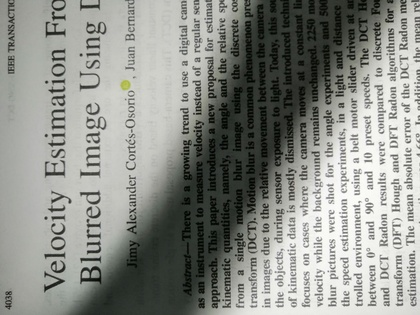
%> input picture umbralization/papel.jpg, 420 x 315 px, shrunk from 3264 x 2448 before the run
$ octave umbraliaciones.m   (GNU Octave 9; MATLAB toolbox functions it lacks are replaced by stand-ins)
%> lines starting %> are read from the running program, lines starting %| are printed output that depends on the picture; in (x1, y1, x2, y2) boxes, pixels count from 0 and x2, y2 are one past the last pixel; in counts of white or black regions, pixels touching at a corner belong together; the program's own positions count from 1
clc
clear all
RGB=imread('papel.jpg');
%> RGB is the input picture: size 315x420x3 uint8; mean R, G, B 141.8, 144, 138.4
[r,g,b]=imsplit(RGB);
r=fliplr(r');
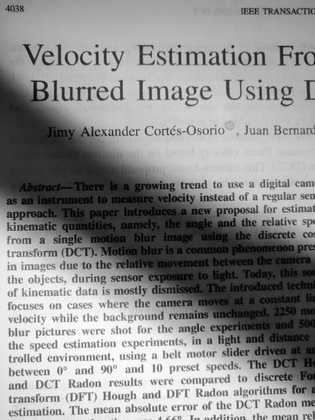
%> r: size 420x315 uint8; min 0, max 255, mean 141.8; mean of the top-left, top-right, bottom-left and bottom-right quarters 119.4, 170.6, 174.6, 102.7
step=8;
r=r(1:step:end,1:step:end);
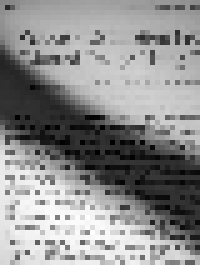
%> r: size 53x40 uint8 (shown 5 times larger); min 0, max 255, mean 141.3
% [11 lines of commented-out code are left out]
padr=double(padarray(r,[1 1],'replicate'));
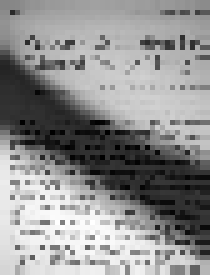
%> padr: size 55x42 double (shown 5 times larger); min 0, max 255, mean 142.5
[filas,cols]=size(r);
%> filas = 53; cols = 40
T=zeros(filas+2,cols+2);

n=15;
m=15;

IniC=(m+1)/2;
IniF=(n+1)/2;
FinC=IniC-1;
FinF=IniF-1;
Ks=0.2;
Rs=128;

for i=IniF:filas-(FinF)
    for j=IniC:cols-(FinC)
        W=padr(i-FinF:i+FinF,j-FinC:j+FinC);
        % [4 lines of commented-out code are left out]
        T(i,j)=mean(W(:))*(1+Ks*(std((W(:)))/Rs-1));
    end
end
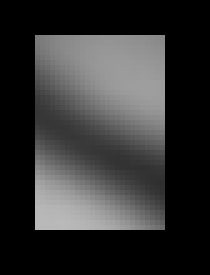
%> T: size 55x42 double (shown 5 times larger); min 0, max 185.6, mean 50.9

bw=padr>=T;
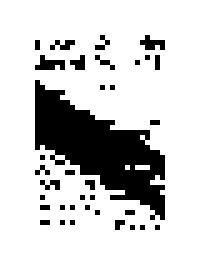
%> bw: size 55x42 logical (shown 5 times larger); 82% white; 35 black regions (34 under 20 px), largest, box (x1, y1, x2, y2) and area: (7, 16, 33, 44) 329

figure(3)
imshow(bw)

$ run again, with umbralization/cartagena.jpg copied over umbralization/papel.jpg
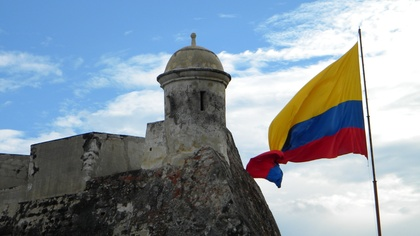
%> input picture umbralization/cartagena.jpg, 420 x 236 px, shrunk from 3584 x 2016 before the run
%> RGB is the input picture: size 236x420x3 uint8; mean R, G, B 137.3, 150.4, 161.8
%> `r=fliplr(r');`:
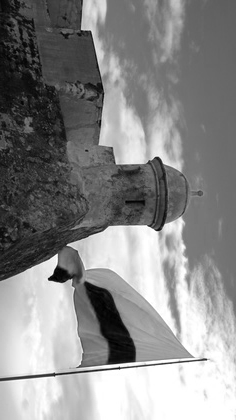
%> r: size 420x236 uint8; min 0, max 255, mean 137.3; mean of the top-left, top-right, bottom-left and bottom-right quarters 74.2, 121.7, 159.7, 193.7
%> `bw=padr>=T;`:
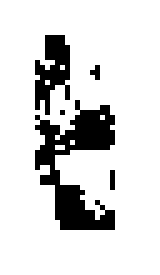
%> bw: size 55x32 logical (shown 5 times larger); 84.7% white; 5 black regions (3 under 20 px), largest, box (x1, y1, x2, y2) and area: (7, 20, 23, 46) 193, (7, 7, 14, 23) 68

$ run again, with umbralization/dibujo.jpg copied over umbralization/papel.jpg
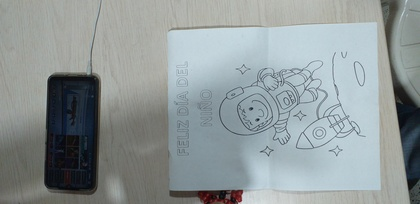
%> input picture umbralization/dibujo.jpg, 420 x 204 px, shrunk from 4032 x 1960 before the run
%> RGB is the input picture: size 204x420x3 uint8; mean R, G, B 143.6, 151.9, 152.6
%> `r=fliplr(r');`:
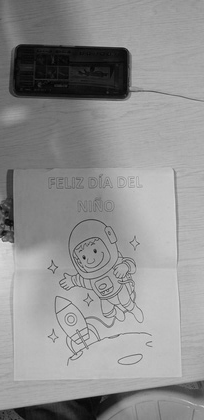
%> r: size 420x204 uint8; min 0, max 226, mean 143.6; mean of the top-left, top-right, bottom-left and bottom-right quarters 96.9, 157.4, 152.2, 167.8
%> `bw=padr>=T;`:
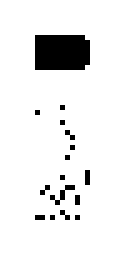
%> bw: size 55x28 logical (shown 5 times larger); 93.4% white; 16 black regions (15 under 20 px), largest, box (x1, y1, x2, y2) and area: (7, 7, 18, 14) 75

$ run again, with umbralization/mango6.jpg copied over umbralization/papel.jpg
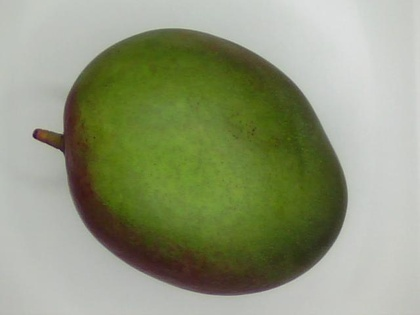
%> input picture umbralization/mango6.jpg, 420 x 315 px, shrunk from 640 x 480 before the run
%> RGB is the input picture: size 315x420x3 uint8; mean R, G, B 144.3, 151.6, 122.1
%> `r=fliplr(r');`:
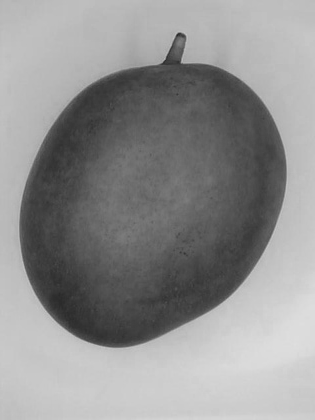
%> r: size 420x315 uint8; min 39, max 223, mean 144.3; mean of the top-left, top-right, bottom-left and bottom-right quarters 138, 136, 138.4, 164.9
%> `bw=padr>=T;`:
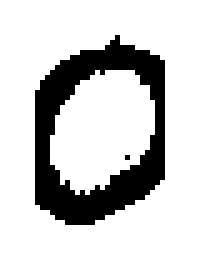
%> bw: size 55x42 logical (shown 5 times larger); 81.4% white; 2 black regions (1 under 20 px), largest, box (x1, y1, x2, y2) and area: (7, 7, 33, 45) 429
